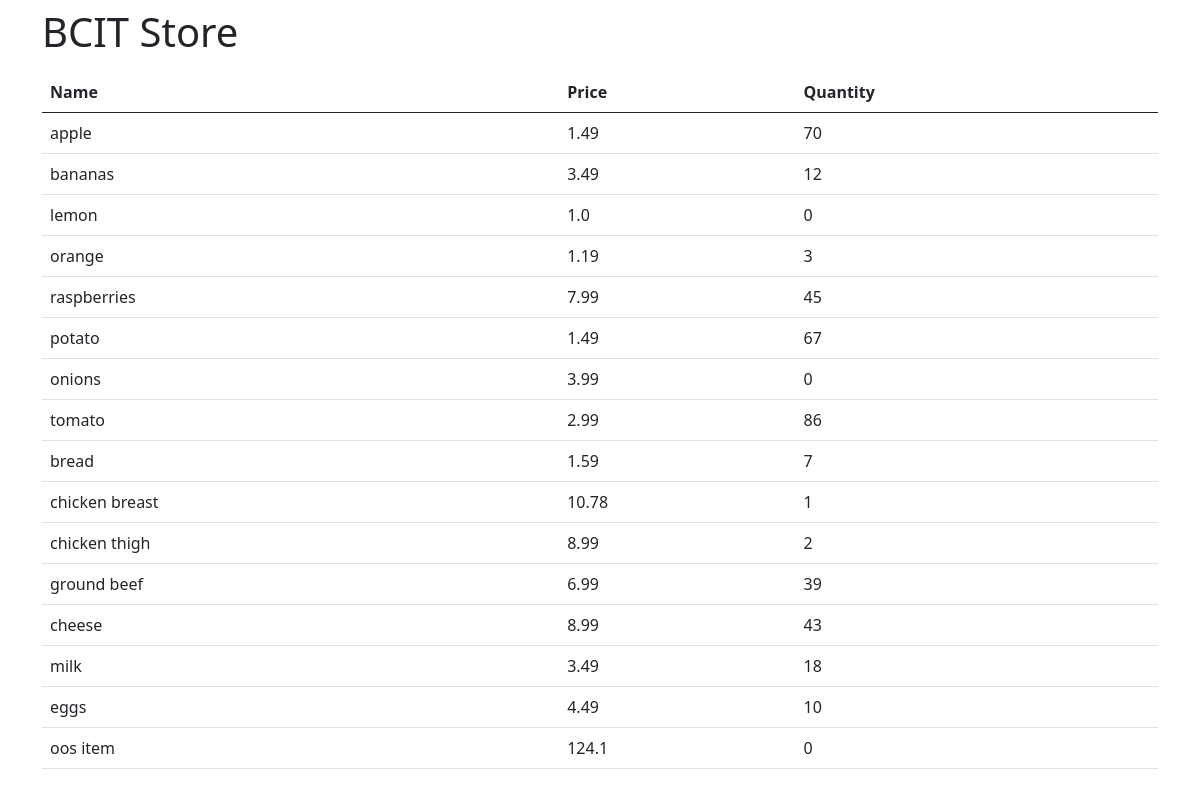
Before: / with the older database file.
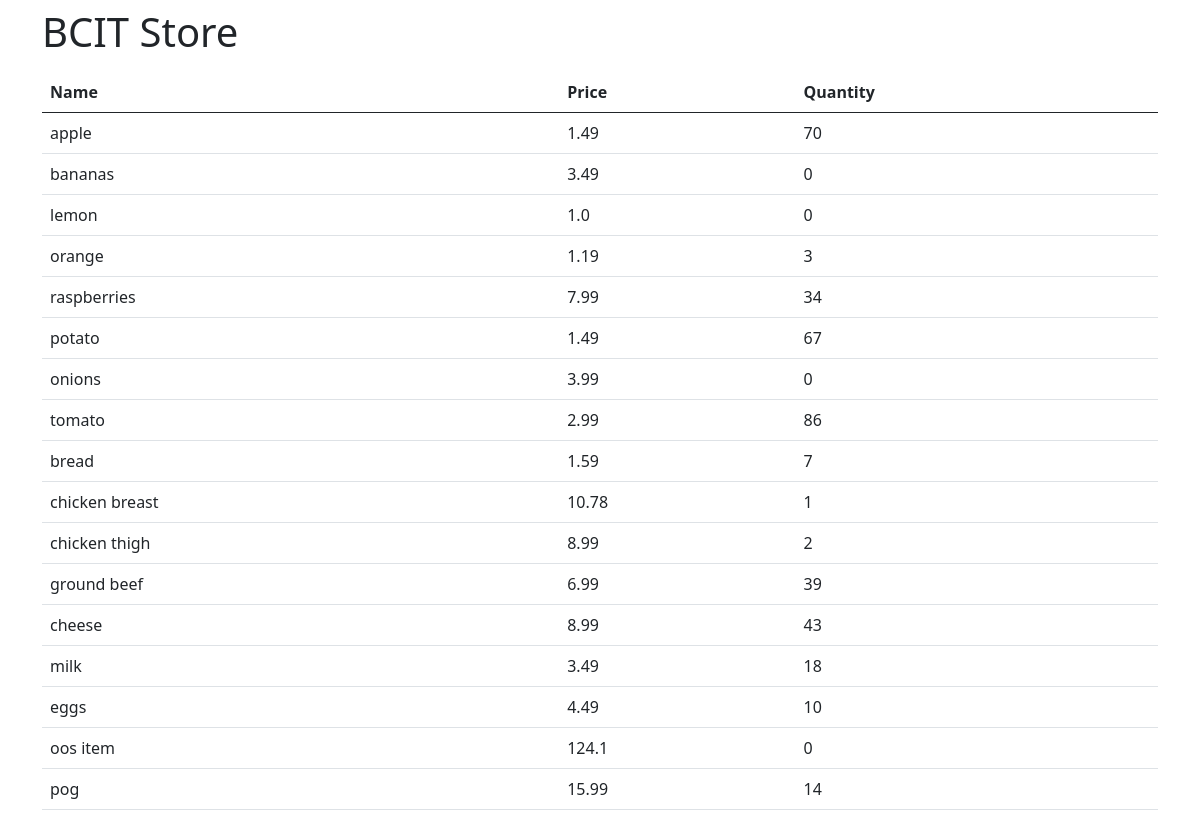
After: the same page with the newer database file.
### models.py (models this page shows, shortened)
class Product(db.Model):
    name = db.Column(db.String, unique=True, primary_key=True, nullable=False)
    price = db.Column(db.Float)
    quantity = db.Column(db.Integer)

### app.py (the view)
@app.route("/")
def home():
    data = Product.query.all()
    return render_template("index.html", products=data)

### templates/index.html
{% extends "base.html" %}
{% block content %}
<h1 class="py-2">BCIT Store</h1>
<table class="table table-highlighted">
    <thead>
        <tr>
            <th>Name</th>
            <th>Price</th>
            <th>Quantity</th>
        </tr>
    </thead>
    <tbody>
        {% for product in products %}
        <tr>
            <td>{{ product.name }}</td>
            <td>{{ product.price }}</td>
            <td>{{ product.quantity }}</td>
        </tr>
        {% endfor %}
    </tbody>
</table>
{% endblock %}

### templates/base.html (shortened to what this page needs)
<!doctype html>
<html lang="en">
<head>
    <link href="https://cdn.jsdelivr.net/npm/bootstrap@5.0.2/dist/css/bootstrap.min.css" rel="stylesheet"
>
</head>
<body>
    <div class="container">
        {% block content %}
        {% endblock %}
    </div>
</body>
</html>

Changed rows visible on the page:
changed Product "bananas": quantity "12" → "0"
changed Product "raspberries": quantity "45" → "34"
added Product: name "pog", price "15.99", quantity "14"
